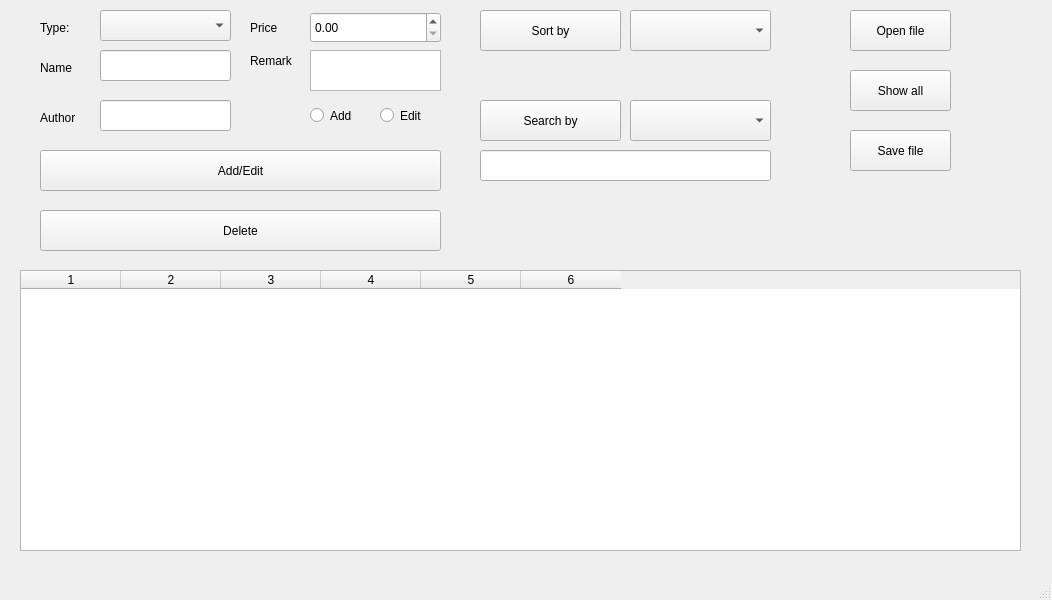
<?xml version="1.0" encoding="UTF-8"?>
<ui version="4.0">
 <class>MainWindow</class>
 <widget class="QMainWindow" name="MainWindow">
  <property name="geometry">
   <rect>
    <x>0</x>
    <y>0</y>
    <width>1052</width>
    <height>600</height>
   </rect>
  </property>
  <property name="windowTitle">
   <string>MainWindow</string>
  </property>
  <widget class="QWidget" name="centralwidget">
   <widget class="QTableWidget" name="tableWidget">
    <property name="geometry">
     <rect>
      <x>20</x>
      <y>270</y>
      <width>1001</width>
      <height>281</height>
     </rect>
    </property>
    <property name="columnCount">
     <number>6</number>
    </property>
    <column/>
    <column/>
    <column/>
    <column/>
    <column/>
    <column/>
   </widget>
   <widget class="QPushButton" name="showAll">
    <property name="geometry">
     <rect>
      <x>850</x>
      <y>70</y>
      <width>101</width>
      <height>41</height>
     </rect>
    </property>
    <property name="text">
     <string>Show all</string>
    </property>
   </widget>
   <widget class="QComboBox" name="comboBox">
    <property name="geometry">
     <rect>
      <x>100</x>
      <y>10</y>
      <width>131</width>
      <height>31</height>
     </rect>
    </property>
   </widget>
   <widget class="QLineEdit" name="nameEdit">
    <property name="geometry">
     <rect>
      <x>100</x>
      <y>50</y>
      <width>131</width>
      <height>31</height>
     </rect>
    </property>
    <property name="text">
     <string/>
    </property>
   </widget>
   <widget class="QLineEdit" name="authorEdit">
    <property name="geometry">
     <rect>
      <x>100</x>
      <y>100</y>
      <width>131</width>
      <height>31</height>
     </rect>
    </property>
   </widget>
   <widget class="QTextEdit" name="remarkEdit">
    <property name="geometry">
     <rect>
      <x>310</x>
      <y>50</y>
      <width>131</width>
      <height>41</height>
     </rect>
    </property>
   </widget>
   <widget class="QLabel" name="label_3">
    <property name="geometry">
     <rect>
      <x>40</x>
      <y>110</y>
      <width>58</width>
      <height>15</height>
     </rect>
    </property>
    <property name="text">
     <string>Author</string>
    </property>
   </widget>
   <widget class="QLabel" name="label_4">
    <property name="geometry">
     <rect>
      <x>250</x>
      <y>20</y>
      <width>58</width>
      <height>15</height>
     </rect>
    </property>
    <property name="text">
     <string>Price</string>
    </property>
   </widget>
   <widget class="QLabel" name="label_5">
    <property name="geometry">
     <rect>
      <x>250</x>
      <y>50</y>
      <width>61</width>
      <height>21</height>
     </rect>
    </property>
    <property name="text">
     <string>Remark</string>
    </property>
   </widget>
   <widget class="QLabel" name="label_7">
    <property name="geometry">
     <rect>
      <x>40</x>
      <y>60</y>
      <width>58</width>
      <height>15</height>
     </rect>
    </property>
    <property name="text">
     <string>Name</string>
    </property>
   </widget>
   <widget class="QLabel" name="label_8">
    <property name="geometry">
     <rect>
      <x>40</x>
      <y>20</y>
      <width>58</width>
      <height>15</height>
     </rect>
    </property>
    <property name="text">
     <string>Type:</string>
    </property>
   </widget>
   <widget class="QPushButton" name="add_edit">
    <property name="geometry">
     <rect>
      <x>40</x>
      <y>150</y>
      <width>401</width>
      <height>41</height>
     </rect>
    </property>
    <property name="text">
     <string>Add/Edit</string>
    </property>
   </widget>
   <widget class="QPushButton" name="delete_2">
    <property name="geometry">
     <rect>
      <x>40</x>
      <y>210</y>
      <width>401</width>
      <height>41</height>
     </rect>
    </property>
    <property name="text">
     <string>Delete</string>
    </property>
   </widget>
   <widget class="QRadioButton" name="add">
    <property name="geometry">
     <rect>
      <x>310</x>
      <y>100</y>
      <width>61</width>
      <height>31</height>
     </rect>
    </property>
    <property name="text">
     <string>Add</string>
    </property>
   </widget>
   <widget class="QRadioButton" name="edit">
    <property name="geometry">
     <rect>
      <x>380</x>
      <y>100</y>
      <width>61</width>
      <height>31</height>
     </rect>
    </property>
    <property name="text">
     <string>Edit</string>
    </property>
   </widget>
   <widget class="QPushButton" name="openFile">
    <property name="geometry">
     <rect>
      <x>850</x>
      <y>10</y>
      <width>101</width>
      <height>41</height>
     </rect>
    </property>
    <property name="text">
     <string>Open file</string>
    </property>
   </widget>
   <widget class="QPushButton" name="saveFile">
    <property name="geometry">
     <rect>
      <x>850</x>
      <y>130</y>
      <width>101</width>
      <height>41</height>
     </rect>
    </property>
    <property name="text">
     <string>Save file</string>
    </property>
   </widget>
   <widget class="QDoubleSpinBox" name="priceEdit">
    <property name="geometry">
     <rect>
      <x>310</x>
      <y>12</y>
      <width>131</width>
      <height>31</height>
     </rect>
    </property>
   </widget>
   <widget class="QPushButton" name="sortBy">
    <property name="geometry">
     <rect>
      <x>480</x>
      <y>10</y>
      <width>141</width>
      <height>41</height>
     </rect>
    </property>
    <property name="text">
     <string>Sort by</string>
    </property>
   </widget>
   <widget class="QComboBox" name="comboBoxSort">
    <property name="geometry">
     <rect>
      <x>630</x>
      <y>10</y>
      <width>141</width>
      <height>41</height>
     </rect>
    </property>
   </widget>
   <widget class="QComboBox" name="comboBoxSearch">
    <property name="geometry">
     <rect>
      <x>630</x>
      <y>100</y>
      <width>141</width>
      <height>41</height>
     </rect>
    </property>
   </widget>
   <widget class="QPushButton" name="searchBy">
    <property name="geometry">
     <rect>
      <x>480</x>
      <y>100</y>
      <width>141</width>
      <height>41</height>
     </rect>
    </property>
    <property name="text">
     <string>Search by</string>
    </property>
   </widget>
   <widget class="QLineEdit" name="searchLineEdit">
    <property name="geometry">
     <rect>
      <x>480</x>
      <y>150</y>
      <width>291</width>
      <height>31</height>
     </rect>
    </property>
    <property name="font">
     <font>
      <pointsize>13</pointsize>
      <italic>true</italic>
      <bold>true</bold>
     </font>
    </property>
   </widget>
  </widget>
  <widget class="QMenuBar" name="menubar">
   <property name="geometry">
    <rect>
     <x>0</x>
     <y>0</y>
     <width>1052</width>
     <height>20</height>
    </rect>
   </property>
  </widget>
  <widget class="QStatusBar" name="statusbar"/>
 </widget>
 <resources/>
 <connections/>
</ui>
